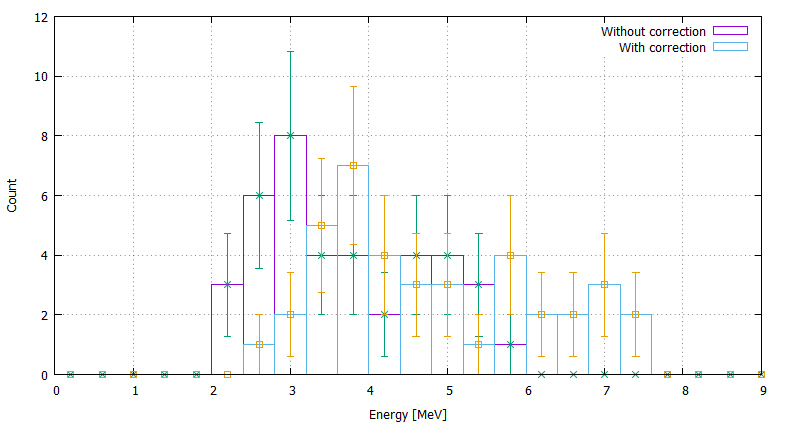

The gnuplot source for this figure:
unset logscale x
unset logscale y
unset xrange
unset yrange
set xlabel "Energy [MeV]"
set ylabel "Count"
set xrange [0.:9.]
plot "0711_hist03.dat" using 1:4 w boxes title "Without correction", "0711_hist03.dat" using 1:4:5 with yerrorbars notitle, "0711_hist03.dat" using 1:8 w boxes title "With correction", "0711_hist03.dat" using 1:8:9 with yerrorbars notitle
